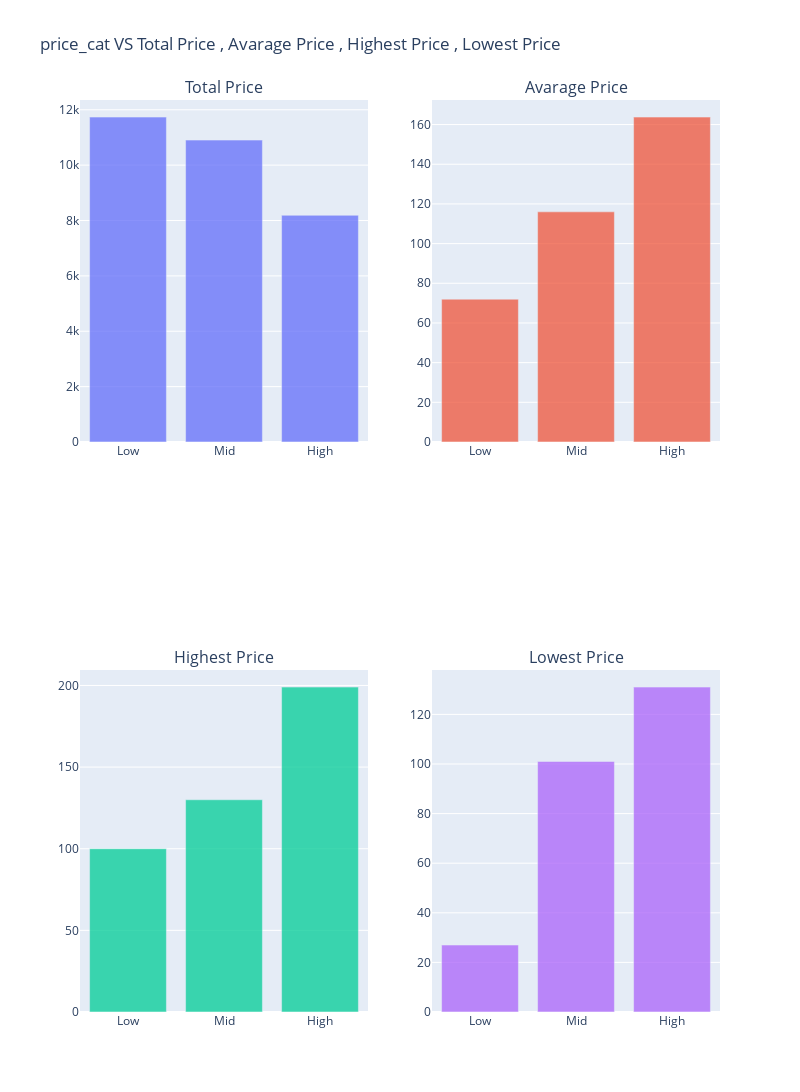

The cell this chart's notebook holds for it:
### Code cell
plot_column_summary_statistics(column_summary_statistics(data_without_outliers , "price_cat" , "price"))

### Figure 1 — Plotly figure (JSON) as saved in the notebook; plotly's stock layout.template omitted (floating-point values rounded to 4 significant figures)
{"data": [{"name": "Total Price", "opacity": 0.75, "showlegend": false, "type": "bar", "x": ["Low", "Mid", "High"], "xaxis": "x", "y": [11735, 10905, 8188], "yaxis": "y"}, {"name": "Avarage Price", "opacity": 0.75, "showlegend": false, "type": "bar", "x": ["Low", "Mid", "High"], "xaxis": "x2", "y": [71.99, 116.0, 163.8], "yaxis": "y2"}, {"name": "Highest Price", "opacity": 0.75, "showlegend": false, "type": "bar", "x": ["Low", "Mid", "High"], "xaxis": "x3", "y": [100, 130, 199], "yaxis": "y3"}, {"name": "Lowest Price", "opacity": 0.75, "showlegend": false, "type": "bar", "x": ["Low", "Mid", "High"], "xaxis": "x4", "y": [27, 101, 131], "yaxis": "y4"}], "layout": {"annotations": [{"font": {"size": 16}, "showarrow": false, "text": "Total Price", "x": 0.225, "xanchor": "center", "xref": "paper", "y": 1, "yanchor": "bottom", "yref": "paper"}, {"font": {"size": 16}, "showarrow": false, "text": "Avarage Price", "x": 0.775, "xanchor": "center", "xref": "paper", "y": 1, "yanchor": "bottom", "yref": "paper"}, {"font": {"size": 16}, "showarrow": false, "text": "Highest Price", "x": 0.225, "xanchor": "center", "xref": "paper", "y": 0.375, "yanchor": "bottom", "yref": "paper"}, {"font": {"size": 16}, "showarrow": false, "text": "Lowest Price", "x": 0.775, "xanchor": "center", "xref": "paper", "y": 0.375, "yanchor": "bottom", "yref": "paper"}], "height": 1200, "title": {"text": "price_cat VS Total Price , Avarage Price , Highest Price , Lowest Price"}, "width": 800, "xaxis": {"anchor": "y", "autorange": true, "domain": [0, 0.45], "range": [-0.5, 2.5], "type": "category"}, "xaxis2": {"anchor": "y2", "autorange": true, "domain": [0.55, 1], "range": [-0.5, 2.5], "type": "category"}, "xaxis3": {"anchor": "y3", "autorange": true, "domain": [0, 0.45], "range": [-0.5, 2.5], "type": "category"}, "xaxis4": {"anchor": "y4", "autorange": true, "domain": [0.55, 1], "range": [-0.5, 2.5], "type": "category"}, "yaxis": {"anchor": "x", "autorange": true, "domain": [0.625, 1], "range": [0, 12350.0], "type": "linear"}, "yaxis2": {"anchor": "x2", "autorange": true, "domain": [0.625, 1], "range": [0, 172.4], "type": "linear"}, "yaxis3": {"anchor": "x3", "autorange": true, "domain": [0, 0.375], "range": [0, 209.5], "type": "linear"}, "yaxis4": {"anchor": "x4", "autorange": true, "domain": [0, 0.375], "range": [0, 137.9], "type": "linear"}}}
